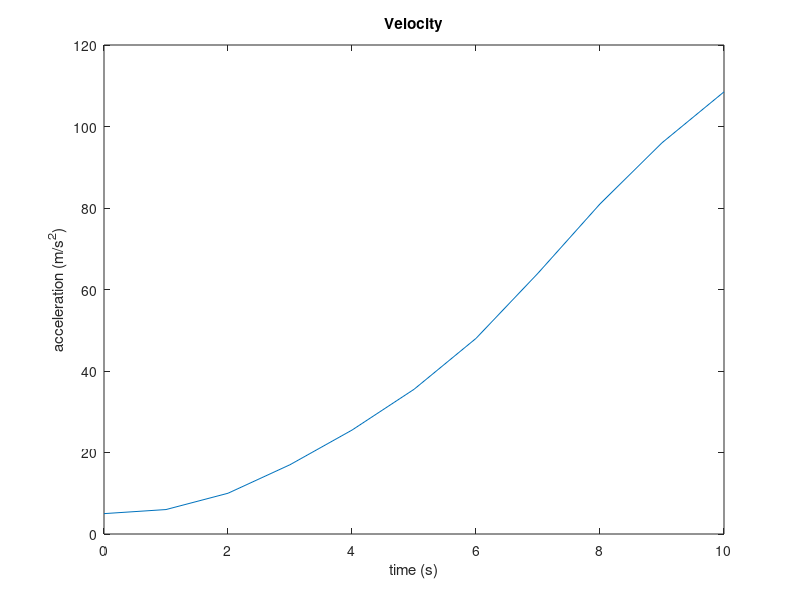

The MATLAB script that drew this image:
%% Daniel Hondal
% HW 8B: Problem 2

t = 0:10;
a = [0 2 6 8 9 11 14 18 16 14 11];
v = 5+cumtrapz(t,a);
plot(t,v)
title('Velocity');
xlabel('time (s)');
ylabel('acceleration (m/s^2)');